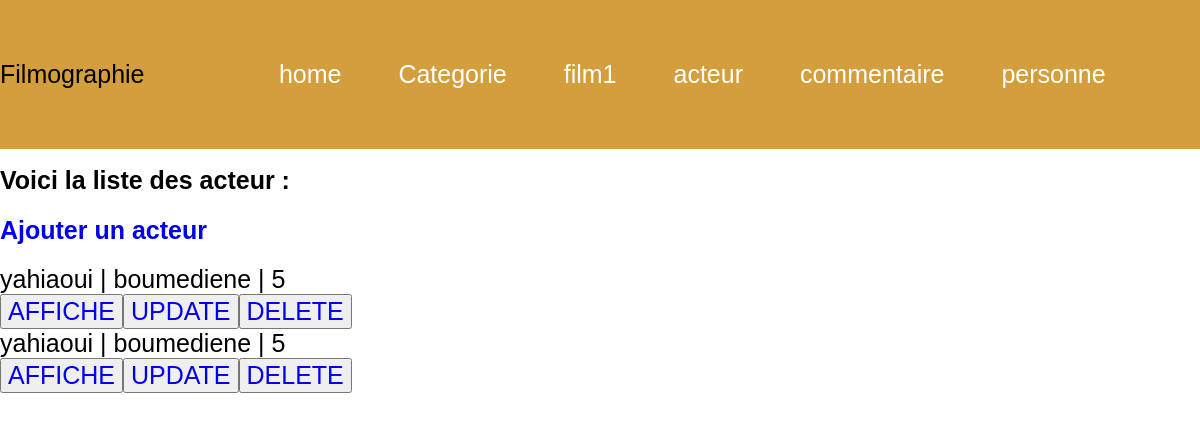
/acteur/main_acteur, run on the app's committed database.
### filmographie/models.py (models this page shows, shortened)
class acteur(models.Model):
    film = models.ManyToManyField(film)
    nom = models.CharField(max_length=100)
    prenom = models.CharField(max_length=100)
    age = models.IntegerField(blank=False)
    photos = models.FileField(upload_to='', storage=None, null=True, blank=True, default="APLU")
    def __str__(self):
        chaine = f"{self.nom} | {self.prenom} | {self.age}"
        return chaine

### filmographie/views.py (the view)
# urls.py: path('acteur/main_acteur', views.main_acteur),
def main_acteur(request):
	liste = list(models.acteur.objects.all())
	return render(request,"acteur/main_acteur.html",{"acteurs": liste})

### filmographie/templates/acteur/main_acteur.html (shortened to what this page needs)
{% extends "home.html" %}
{% block content %}
        <h1>Voici la liste des acteur  :</h1>
        <h2><a href="/acteur/formulaire_acteur">Ajouter un acteur</a></h2>
    <div class="bloc-info">
        {% for l in acteurs %}
        {{l}}<div class="separ-button"><button><a href="/affiche-acteur/{{l.id}}/">AFFICHE</a></button><button><a href="/update-acteur/{{l.id}}/">UPDATE</a></button><button><a href="/delete-acteur/{{l.id}}/">DELETE</a></button></div>
        {% endfor %}
    </div>
{% endblock %}

### filmographie/static/style.css (style rules this page uses)
* { font-family:arial; font-size:25px; }
body { background-image: url(04045_800x480.jpg); background-size:cover; width: 100%; padding: 0%; margin: 0%; }
html { scroll-behavior: smooth; margin:0; }
a { text-decoration: none; }

### data on the page
acteur: nom+prenom+age "yahiaoui | boumediene | 5"
acteur: nom+prenom+age "yahiaoui | boumediene | 5"
